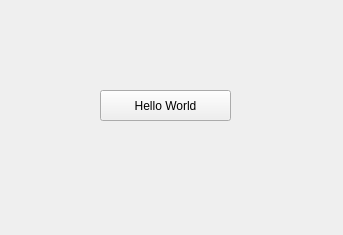
<?xml version="1.0" encoding="UTF-8"?>
<ui version="4.0">
 <class>Qt_Demo_AppClass</class>
 <widget class="QMainWindow" name="Qt_Demo_AppClass">
  <property name="geometry">
   <rect>
    <x>0</x>
    <y>0</y>
    <width>343</width>
    <height>235</height>
   </rect>
  </property>
  <property name="windowTitle">
   <string>Qt_Demo_App</string>
  </property>
  <widget class="QWidget" name="centralWidget">
   <widget class="QPushButton" name="pushButton">
    <property name="geometry">
     <rect>
      <x>100</x>
      <y>90</y>
      <width>131</width>
      <height>31</height>
     </rect>
    </property>
    <property name="text">
     <string>Hello World</string>
    </property>
   </widget>
  </widget>
 </widget>
 <layoutdefault spacing="6" margin="11"/>
 <resources>
  <include location="Qt_Demo_App.qrc"/>
 </resources>
 <connections/>
</ui>
